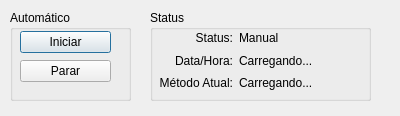
<?xml version="1.0" encoding="UTF-8"?>
<ui version="4.0">
 <class>Modos</class>
 <widget class="QDialog" name="Modos">
  <property name="geometry">
   <rect>
    <x>0</x>
    <y>0</y>
    <width>400</width>
    <height>116</height>
   </rect>
  </property>
  <property name="windowTitle">
   <string>Modos</string>
  </property>
  <widget class="QGroupBox" name="groupBox">
   <property name="geometry">
    <rect>
     <x>10</x>
     <y>10</y>
     <width>121</width>
     <height>91</height>
    </rect>
   </property>
   <property name="title">
    <string>Automático</string>
   </property>
   <widget class="QWidget" name="verticalLayoutWidget">
    <property name="geometry">
     <rect>
      <x>10</x>
      <y>20</y>
      <width>91</width>
      <height>54</height>
     </rect>
    </property>
    <layout class="QVBoxLayout" name="verticalLayout">
     <item>
      <widget class="QPushButton" name="pushButton">
       <property name="text">
        <string>Iniciar</string>
       </property>
      </widget>
     </item>
     <item>
      <widget class="QPushButton" name="pushButton_2">
       <property name="text">
        <string>Parar</string>
       </property>
      </widget>
     </item>
    </layout>
   </widget>
  </widget>
  <widget class="QGroupBox" name="groupBox_2">
   <property name="geometry">
    <rect>
     <x>150</x>
     <y>10</y>
     <width>221</width>
     <height>91</height>
    </rect>
   </property>
   <property name="title">
    <string>Status</string>
   </property>
   <widget class="QWidget" name="gridLayoutWidget">
    <property name="geometry">
     <rect>
      <x>-40</x>
      <y>20</y>
      <width>251</width>
      <height>61</height>
     </rect>
    </property>
    <layout class="QGridLayout" name="gridLayout">
     <item row="0" column="0">
      <widget class="QLabel" name="label">
       <property name="text">
        <string>Status:</string>
       </property>
       <property name="alignment">
        <set>Qt::AlignRight|Qt::AlignTrailing|Qt::AlignVCenter</set>
       </property>
      </widget>
     </item>
     <item row="1" column="1">
      <widget class="QLabel" name="label_4">
       <property name="text">
        <string>Carregando...</string>
       </property>
      </widget>
     </item>
     <item row="0" column="1">
      <widget class="QLabel" name="label_2">
       <property name="text">
        <string>Manual</string>
       </property>
      </widget>
     </item>
     <item row="1" column="0">
      <widget class="QLabel" name="label_3">
       <property name="text">
        <string>Data/Hora:</string>
       </property>
       <property name="alignment">
        <set>Qt::AlignRight|Qt::AlignTrailing|Qt::AlignVCenter</set>
       </property>
      </widget>
     </item>
     <item row="2" column="0">
      <widget class="QLabel" name="label_5">
       <property name="text">
        <string>Método Atual:</string>
       </property>
       <property name="alignment">
        <set>Qt::AlignRight|Qt::AlignTrailing|Qt::AlignVCenter</set>
       </property>
      </widget>
     </item>
     <item row="2" column="1">
      <widget class="QLabel" name="label_6">
       <property name="text">
        <string>Carregando...</string>
       </property>
      </widget>
     </item>
    </layout>
   </widget>
  </widget>
 </widget>
 <resources/>
 <connections/>
</ui>
